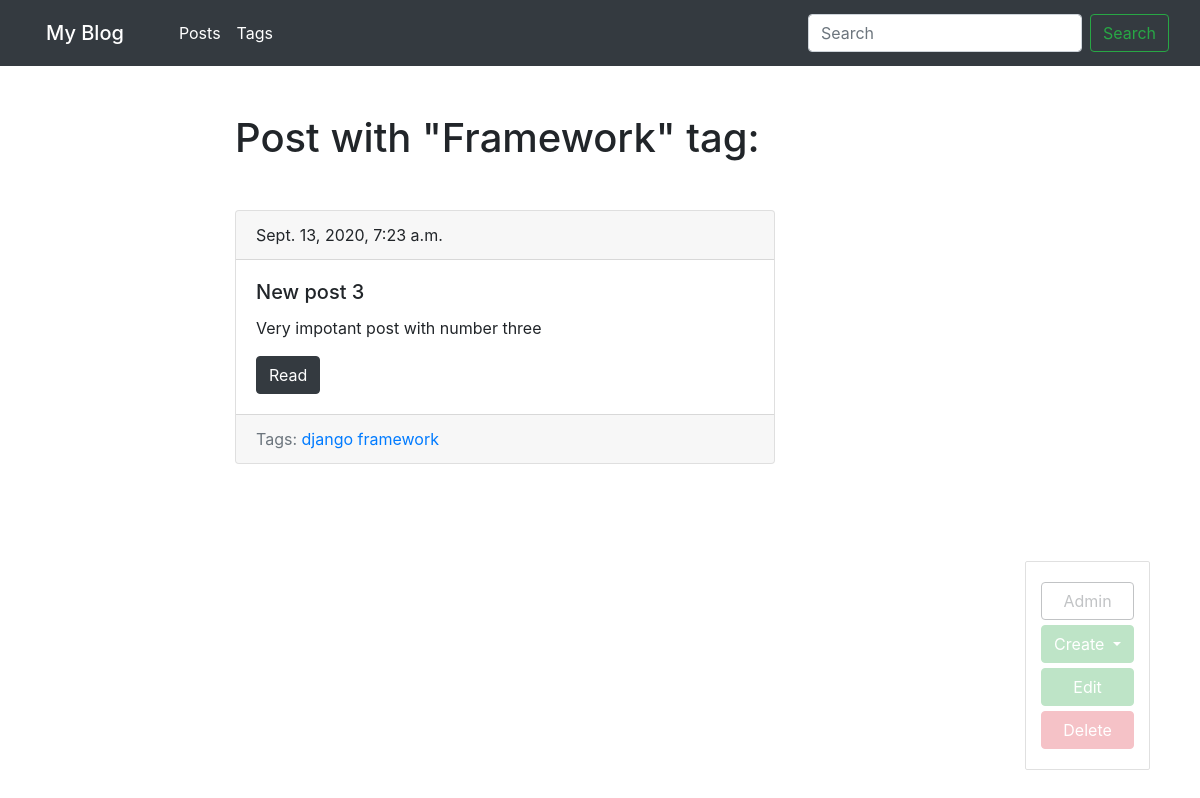
Page /blog/tag/framework/ (signed in) on the committed database.
### blog/models.py (models this page shows, shortened)
class Tag(models.Model):
    title = models.CharField(max_length=50)
    slug = models.SlugField(max_length=50, blank=True, unique=True)
    def get_absolute_url(self):
        return reverse('tag_detail_url', kwargs={'slug':self.slug})
    def get_update_url(self):
        return reverse('tag_update_url', kwargs={'slug': self.slug})
    def get_delete_url(self):
        return reverse('tag_delete_url', kwargs={'slug': self.slug})

class Post(models.Model):
    title = models.CharField(max_length=150, db_index=True)
    slug = models.SlugField(max_length=150, blank=True, unique=True)
    body = models.TextField(db_index=True)
    tags = models.ManyToManyField('Tag', blank=True, related_name='posts')
    date_pub = models.DateTimeField(auto_now_add=True)
    def get_absolute_url(self):
        return reverse('post_detail_url', kwargs={'slug':self.slug})

### blog/views.py (the view)
# urls.py: path('tag/<str:slug>/', TagDetail.as_view(), name='tag_detail_url'),
class TagDetail(ObjectDetailMixin, View):
    model = Tag
    template = 'blog/tag_detail.html'

### blog/utils.py (called while the page is built)
    def get(self, request, slug):
        obj = get_object_or_404(self.model, slug__iexact=slug)
        return render(request, self.template,
                      context={self.model.__name__.lower(): obj,
                               'admin_object': obj,
                               'detail': True})

### blog/templates/blog/tag_detail.html (shortened to what this page needs)
{% extends 'blog/baseblog.html' %}
{% block content %}
    <h1 class="mb-5">Post with "{{ tag.title|title }}" tag:</h1>
    {% for post in tag.posts.all %}
        {%  include 'blog/includes/post_card_template.html' %}
    {% endfor %}
{% endblock %}

### blog/templates/blog/includes/post_card_template.html
<div class="card mb-4">
    <div class="card-header">
        {{ post.date_pub }}
    </div>
    <div class="card-body">
        <h5 class="card-title">{{ post.title }}</h5>
        <p class="card-text">{{ post.body|truncatewords:15 }}</p>
        <a href="{{ post.get_absolute_url }}" class="btn btn-dark">Read</a>
    </div>
     <div class="card-footer text-muted">
            Tags:
         {% for tag in post.tags.all %}
                <a href="{{ tag.get_absolute_url }}">{{ tag.title }}</a>
         {% endfor %}
    </div>
</div>

### rows in the picture
Tag: title "Framework", title "framework"
Post: date_pub "Sept. 13, 2020, 7:23 a.m.", title "New post 3", body "Very impotant post with number three"
Tag: title "django"
